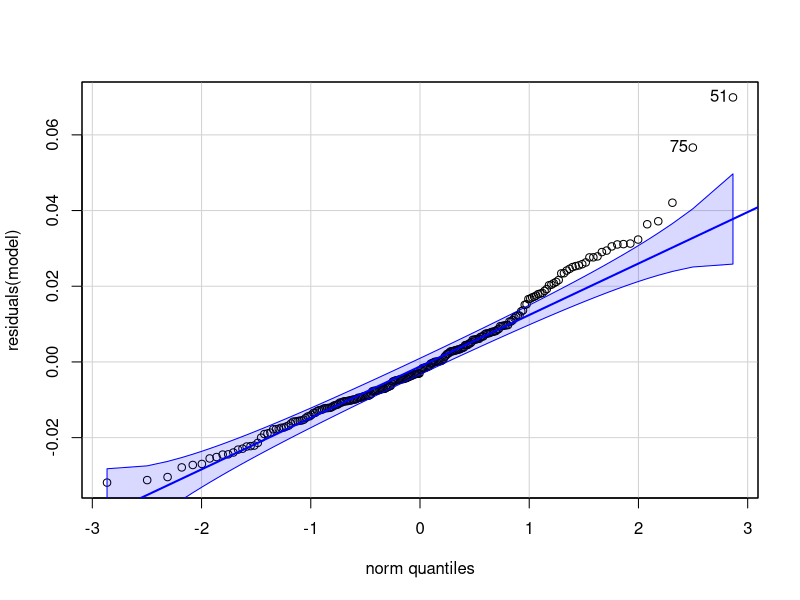
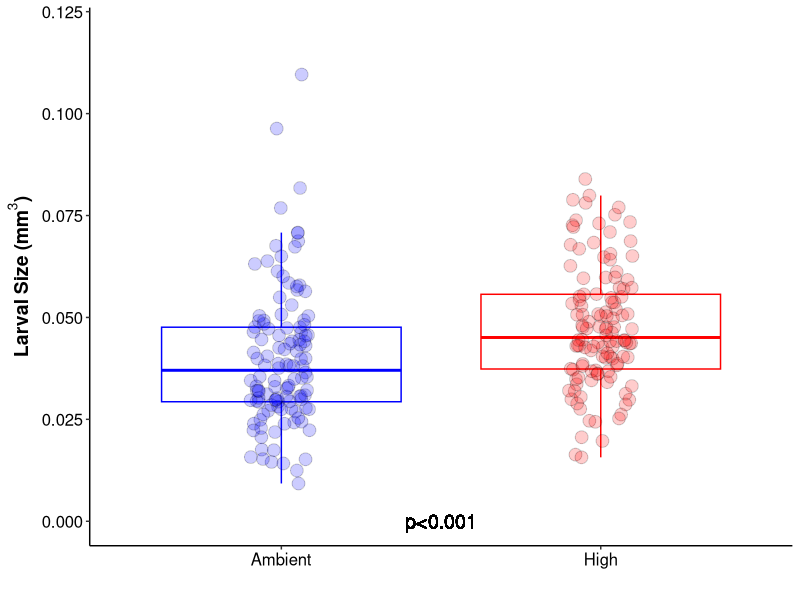

R code for these plots, in order: (Note: this script raises an error after producing the figures.)
## ---- chunk 1
knitr::opts_chunk$set(echo = TRUE)
## ---- chunk 2
library(tidyverse)
library(car)
## ---- chunk 3
data<-read_csv(file="data/11-ashuff-larval-size-data.csv")

data<-data%>%
  select(!volume.mm3)
## ---- chunk 4
data<-data%>%
  mutate(volume.mm3=((4/3) * pi * (width.mm/2) * (length.mm/2)^2))
## ---- chunk 5
str(data)
head(data)
## ---- chunk 6
data<-data%>%
  filter(!timepoint=="Baseline")
## ---- chunk 7
model<-aov(volume.mm3~treatment, data=data)

summary(model)
qqPlot(residuals(model))
## ---- chunk 8
plot<-data %>%
    filter(timepoint=="Sampling")%>%
  
    ggplot(., aes(x = as.factor(treatment), y = volume.mm3)) +
    geom_boxplot(aes(color=treatment), outlier.shape=NA, lwd=0.5) +
    geom_point(aes(fill=treatment), pch = 21, size=4, position = position_jitterdodge(0.2), alpha=0.2) + 
    scale_fill_manual(values=c("blue", "red"))+
    scale_color_manual(values=c("blue", "red"))+
    xlab("") + 
    ylab(expression(bold(paste("Larval Size (mm"^3, ")"))))+
    geom_text(x=1.5, y=0.0, label="p<0.001", color="black", size=5)+
    theme_classic() + 
    ylim(0,0.12)+
    theme(
      legend.position="none",
      axis.title=element_text(face="bold", size=14),
      axis.text=element_text(size=12, color="black"), 
      legend.title=element_text(face="bold", size=14)
      ); plot
## ---- chunk 9
data %>%
    filter(!timepoint=="Baseline")%>% #keep just the end time point
    group_by(treatment)%>%
    dplyr::summarise(mean=mean(volume.mm3, na.rm=TRUE), 
                     n=length(volume.mm3),
                     sd=sd(volume.mm3, na.rm=TRUE),
                     se=sd/sqrt(n))%>%
    write_csv("output/11-ashuff-output-data.csv")
